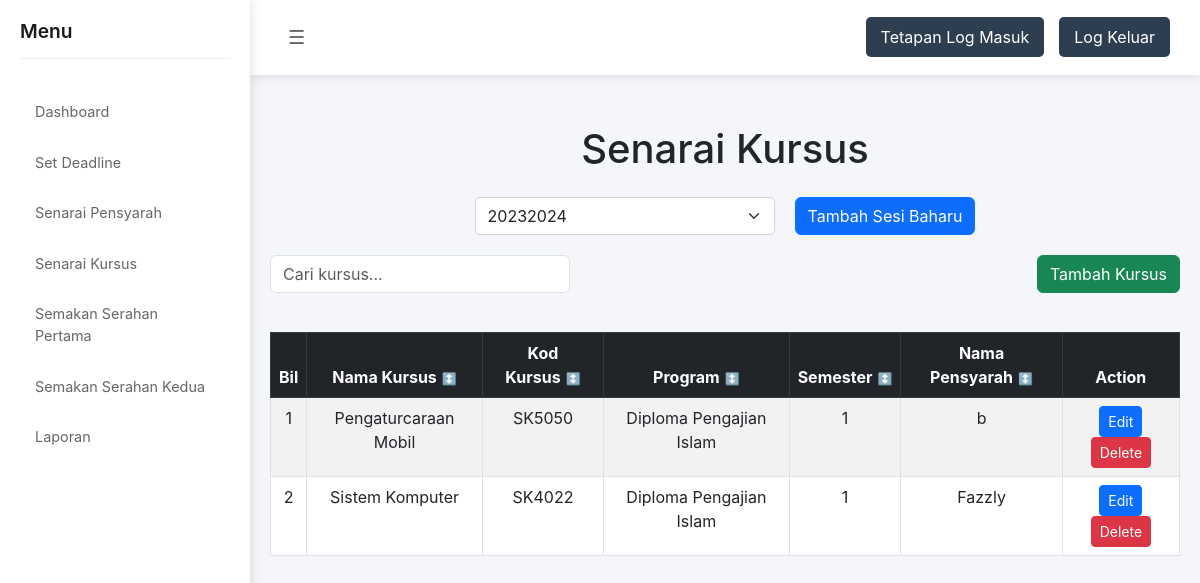
/senarai_kursus.php?sesi=20232024, run on the app's committed database.
### tables this page shows
CREATE TABLE `kursus` (
  `id` int(11) NOT NULL,
  `pensyarah_id` int(11) DEFAULT NULL,
  `semester` int(11) DEFAULT NULL,
  `sesi` int(11) DEFAULT NULL,
  `kod_kursus` varchar(50) NOT NULL,
  `nama_kursus` varchar(255) NOT NULL,
  `program` varchar(255) DEFAULT NULL
);

CREATE TABLE `pensyarah` (
  `id` int(11) NOT NULL,
  `id_users` int(11) NOT NULL,
  `nama_pensyarah` varchar(255) NOT NULL,
  `ketua_jabatan` enum('yes','no') DEFAULT NULL,
  `jabatan` varchar(255) DEFAULT NULL,
  `fakulti` varchar(255) DEFAULT NULL
);

### senarai_kursus.php (the view, shortened to what this page needs)
<!DOCTYPE html>
<html lang="en">
<head>
    <link href="https://cdn.jsdelivr.net/npm/bootstrap@5.3.0/dist/css/bootstrap.min.css" rel="stylesheet">
</head>
<body>
<?php include('sidebar.php'); ?>
    <div class="content table-container">
        <h1 class="text-center mb-4">Senarai Kursus</h1>
        <div class="session-controls-container">
            <form method="GET" class="session-select">
                <div class="input-group">
                    <select name="sesi" class="form-select" onchange="this.form.submit()" required>
                        <?php
                        include "database.php";
                        $sesi_query = "SELECT DISTINCT sesi_id as sesi FROM sesi
                                      UNION
                                      SELECT DISTINCT sesi FROM kursus
                                      ORDER BY sesi DESC";
                        $sesi_result = $conn->query($sesi_query);
                        while($sesi_row = $sesi_result->fetch_assoc()) {
                            $selected = (isset($_GET['sesi']) && $_GET['sesi'] == $sesi_row['sesi']) ? 'selected' : '';
                            echo "<option value='{$sesi_row['sesi']}' {$selected}>{$sesi_row['sesi']}</option>";
                        }
                        ?>
                    </select>
                </div>
            </form>
            <button type="button" class="btn btn-primary" data-bs-toggle="modal" data-bs-target="#addSessionModal">
                Tambah Sesi Baharu
            </button>
        </div>
        <?php
        if(isset($_GET['sesi'])) {
            $sesi = $_GET['sesi'];
            echo '<div class="center-button d-flex justify-content-between align-items-center">
                    <div class="search-container">
                        <input type="text" id="searchInput" class="form-control" placeholder="Cari kursus...">
                    </div>
                    <button class="btn btn-success" onclick="window.location.href=\'tambah_kursus.php?sesi=' . $sesi . '\'">
                        Tambah Kursus
                    </button>
                  </div>
                  <br>';
            ?>
            <table class="table table-bordered table-striped text-center">
                <thead class="table-dark">
                    <tr>
                        <th>Bil</th>
                        <th class="sortable" data-sort="nama_kursus">Nama Kursus</th>
                        <th class="sortable" data-sort="kod_kursus">Kod Kursus</th>
                        <th class="sortable" data-sort="program">Program</th>
                        <th class="sortable" data-sort="semester">Semester</th>
                        <th class="sortable" data-sort="nama_pensyarah">Nama Pensyarah</th>
                        <th>Action</th>
                    </tr>
                </thead>
                <tbody id="courseTableBody">
                    <?php
                    $sql = "SELECT k.*, p.nama_pensyarah
                            FROM kursus k
                            LEFT JOIN pensyarah p ON k.pensyarah_id = p.id
                            WHERE k.sesi = $sesi
                            ORDER BY k.nama_kursus ASC";
                    $result = $conn->query($sql);
                    if ($result->num_rows > 0) {
                        $bil = 1;
                        while ($row = $result->fetch_assoc()) {
                            echo "<tr>
                                    <td>{$bil}</td>
                                    <td>{$row['nama_kursus']}</td>
                                    <td>{$row['kod_kursus']}</td>
                                    <td>{$row['program']}</td>
                                    <td>{$row['semester']}</td>
                                    <td>" . ($row['nama_pensyarah'] ?? 'NULL') . "</td>
                                    <td>
                                        <a href='kemaskini_kursus.php?id={$row['id']}' class='btn btn-primary btn-sm'>Edit</a>
                                        <a href='buang_kursus.php?id={$row['id']}' class='btn btn-danger btn-sm' onclick='return confirm(\"Are you sure you want to delete this course?\")'>Delete</a>
                                    </td>
                                  </tr>";
                            $bil++;
                        }
                    } else {
                        echo "<tr><td colspan='7'>No records found for this session</td></tr>";
                    }
                    ?>
                </tbody>
            </table>
        <?php
        } else {
            echo '<div class="text-center mt-4">Sila pilih sesi untuk melihat senarai kursus</div>';
        }
        ?>
    </div>
</body>
</html>

### senarai_kursus.php (style rules this page uses)
body { background-color: #f8f9fa; }
.table-container { margin-top: 50px; margin-bottom: 30px; margin-left: 20px; margin-right: 20px; }
.center-button { display: flex; justify-content: right; }
.session-select { max-width: 300px; margin: 20px auto; }
.session-select select { border-radius: 5px; border: 1px solid #ced4da; }
.session-controls-container { display: flex; justify-content: center; align-items: center; gap: 20px; margin: 20px auto; max-width: 600px; }
.session-select { flex: 1; max-width: 300px; margin: 0; }
.session-select select { border-radius: 5px; border: 1px solid #ced4da; width: 100%; }
.search-container { width: 300px; }
.center-button { margin-bottom: 15px; }
.sortable { cursor: pointer; }
.sortable::after { content: '↕️'; font-size: 12px; margin-left: 5px; }

### sidebar.php (style rules this page uses)
* { margin: 0; padding: 0; box-sizing: border-box; font-family: 'Inter', sans-serif; }
body { display: flex; min-height: 100vh; background-color: #f5f6fa; }

### data on the page
kursus: nama_kursus "Pengaturcaraan Mobil", kod_kursus "SK5050", program "Diploma Pengajian Islam", semester "1", pensyarah.nama_pensyarah "b"
kursus: nama_kursus "Sistem Komputer", kod_kursus "SK4022", program "Diploma Pengajian Islam", semester "1", pensyarah.nama_pensyarah "Fazzly"

### other printed values
form field sesi "20232024"
